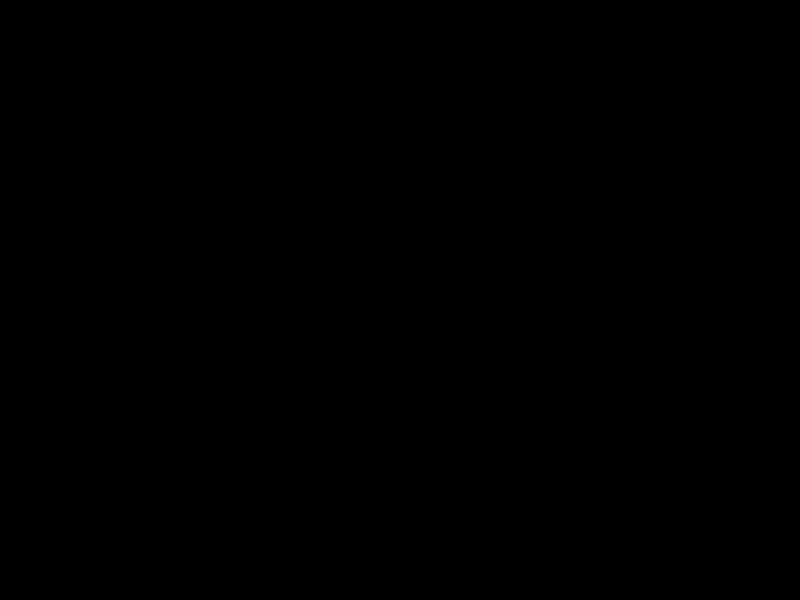
Frame 1 (no input)
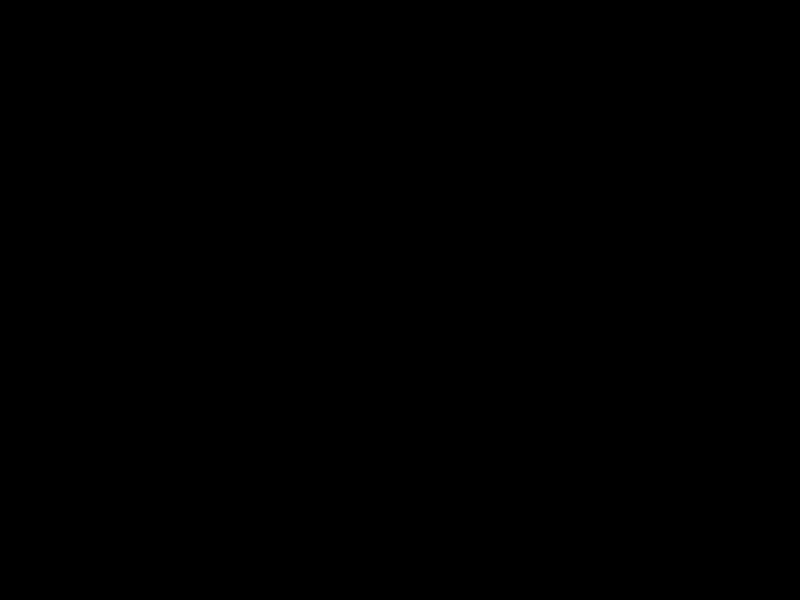
Frame 60 (no input)
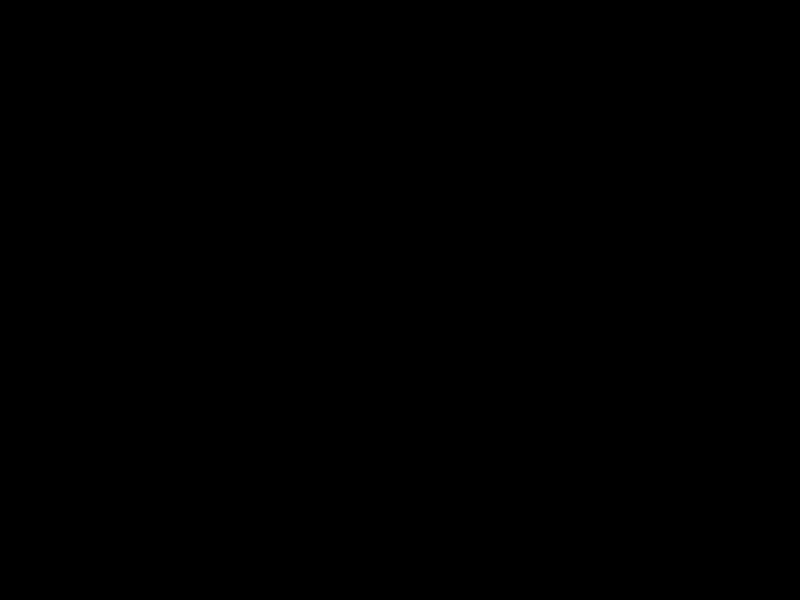
Frame 120 (the mouse pressed at the canvas centre since frame 60)

The p5.js sketch that drew these frames (run headless with seeded random() and noise() and a simulated clock; from frame 60 on, the mouse is pressed at the canvas centre):

// p5.js sketch
// ── sketch.js
let time = 0;
let dt = 0.02;

let tileWidth = 60;
let tileHeight = 60;

let particlesN = 2500;
let particles = [];



function setup() {
  createCanvas(displayWidth, displayHeight);
  frameRate(60);
  background(0);
  for (let i = 0; i < particlesN; ++i) {
    particles.push(new Particle());
  }
}

function draw() {
  time += deltaTime;
  // background(0);
  for (let i = 0; i < particles.length; ++i) {
    let angle = noise(particles[i].position.x / 170, particles[i].position.y / 170, time / 10000) * 2 * PI;
    particles[i].applyForce(angle, deltaTime);
    particles[i].move(deltaTime);
    particles[i].draw();
  }
  // for (let y = 0; y < displayHeight; y += tileHeight) {
  //   for (let x = 0; x < displayWidth; x += tileWidth) {
  //     let angle = noise(x / 170, y / 170, time / 10000) * 2 * PI;

  //     // drawing the vector field
  //     stroke(120, 35);
  //     strokeWeight(1);
  //     line(x, y, x + tileWidth * sin(angle), y + tileWidth * cos(angle));
  //   }
  // }

  // text((frameRate() | 0), 0, 10);
}
// ── particle.js
function Particle() {
	this.position = createVector(random(displayWidth), random(displayHeight));
	this.prevPosition = this.position.copy();
	this.speed = createVector(0, 0);
	this.speed.limit(30);

	this.draw = function() {
		stroke(255, 1);
		line(this.prevPosition.x, this.prevPosition.y, this.position.x, this.position.y);
	}

	this.applyForce = function(angle, deltaT) {
		this.speed.add(p5.Vector.fromAngle(angle).mult(deltaT / 50));
		this.speed.limit(30);
	}

	this.move = function(deltaT) {
		this.prevPosition = this.position.copy();
		let dpos = p5.Vector.mult(this.speed, deltaT / 100);
		this.position.add(dpos);

		if (this.position.x < 0) {
			this.position.x = displayWidth;
			this.prevPosition = this.position.copy();
		} else if (this.position.y < 0) {
			this.position.x = displayHeight;
			this.prevPosition = this.position.copy();
		} else if (this.position.x > displayWidth) {
			this.position.x = 0;
			this.prevPosition = this.position.copy();
		} else if (this.position.y > displayHeight) {
			this.position.y = 0;
			this.prevPosition = this.position.copy();
		}

		// if (this.position.x < 0 || this.position.y < 0 || this.position.x > displayWidth || this.position.y > displayHeight) {
		// 	this.position = createVector(random(displayWidth), random(displayHeight));
		// 	this.prevPosition = this.position.copy();
		// 	this.speed = createVector(0, 0);
		// 	this.speed.limit(30);
		// }
	}
}
